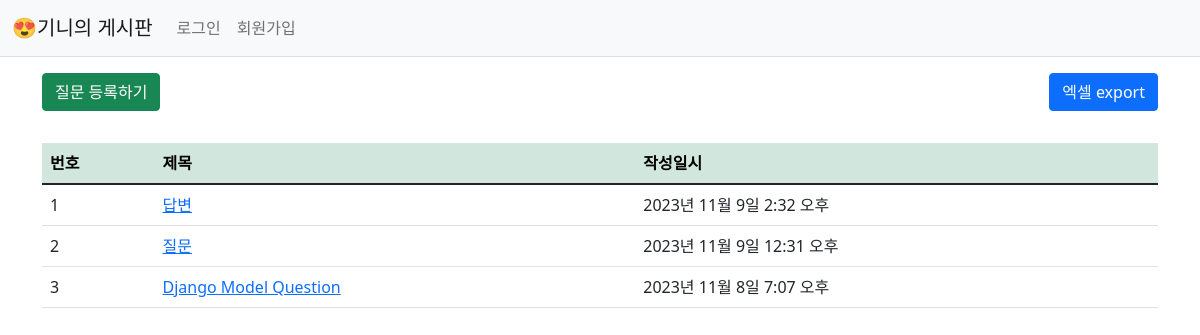
/pybo/, run on an earlier commit of the app's database.
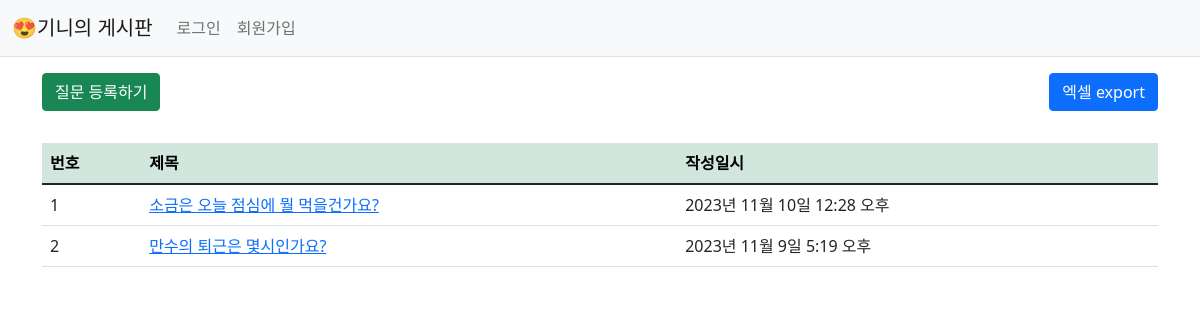
And on a later commit of the database.
### pybo/models.py (models this page shows, shortened)
class Question(models.Model):
    subject = models.CharField(max_length=30)
    content = models.TextField()
    create_date = models.DateTimeField()

### pybo/views.py (the view)
# urls.py: path('', views.index, name='index'),  # '/' 에 해당되는 path
def index(request):
    page = request.GET.get('page', '1')  # 페이지
    question_list = Question.objects.order_by('-create_date')
    paginator = Paginator(question_list, 10)  # 페이지당 10개씩 보여주기
    page_obj = paginator.get_page(page)
    context = {'question_list': page_obj}
    context = {'question_list': question_list}
    return render(request, 'pybo/question_list.html', context)

### templates/pybo/question_list.html
{% extends 'base.html' %}
{% block content %}
<div class="container my-3">
    <div class="d-flex justify-content-between mb-3">
        <a href="{% url 'pybo:question_create' %}" class="btn btn-success mb-3">질문 등록하기</a>
        <a href="{% url 'pybo:export_to_excel' %}" class="btn btn-primary mb-3">엑셀 export</a>
        </div>
        <table class="table">
        <thead>
            <tr class="table-success">
                <th>번호</th>
                <th>제목</th>
                <th>작성일시</th>
            </tr>
        </thead>
        <tbody>
            {% if question_list %}
                {% for question in question_list %}
                    <tr>
                        <td>{{ forloop.counter }}</td>
                        <td>
                            <a href="{% url 'pybo:detail' question.id %}">{{ question.subject }}</a>
                        </td>
                        <td>{{ question.create_date }}</td>
                    </tr>
                {% endfor %}
            {% else %}
                <tr>
                    <td colspan="3">질문이 없습니다.</td>
                </tr>
            {% endif %}
        </tbody>
    </table>
</div>
{% endblock %}

### templates/base.html (shortened to what this page needs)
{% load static %}
<!doctype html>
<html lang="ko">
<head>
    <link rel="stylesheet" type="text/css" href="{% static 'bootstrap.min.css' %}">
    <link rel="stylesheet" type="text/css" href="{% static 'pybo/style.css' %}">
</head>
<body>
{% include "navbar.html" %}
{% block content %}
{% endblock %}
</body>
</html>

### templates/navbar.html (shortened to what this page needs)
<nav class="navbar navbar-expand-lg navbar-light bg-light border-bottom">
    <div class="container-fluid">
        <a class="navbar-brand" href="{% url 'pybo:index' %}">😍기니의 게시판</a>
        <div class="collapse navbar-collapse" id="navbarSupportedContent">
            <ul class="navbar-nav me-auto mb-2 mb-lg-0">
                <li class="nav-item">
                    {% if user.is_authenticated %}
                    <a class="nav-link" href="{% url 'common:logout' %}">{{ user.username }} (로그아웃)</a>
                    {% else %}
                    <a class="nav-link" href="{% url 'common:login' %}">로그인</a>
                    {% endif %}
                </li>
                <li>
                    {% if not user.is_authenticated %}
                    <a class="nav-link" href="{% url 'common:signup' %}">회원가입</a>
                    {% endif %}
                </li>
            </ul>
        </div>
    </div>
</nav>

What changed in the data, as far as the page shows it:
removed Question: subject "답변", create_date "2023년 11월 9일 2:32 오후"
removed Question: subject "질문", create_date "2023년 11월 9일 12:31 오후"
removed Question: subject "Django Model Question", create_date "2023년 11월 8일 7:07 오후"
added Question: subject "소금은 오늘 점심에 뭘 먹을건가요?", create_date "2023년 11월 10일 12:28 오후"
added Question: subject "만수의 퇴근은 몇시인가요?", create_date "2023년 11월 9일 5:19 오후"
